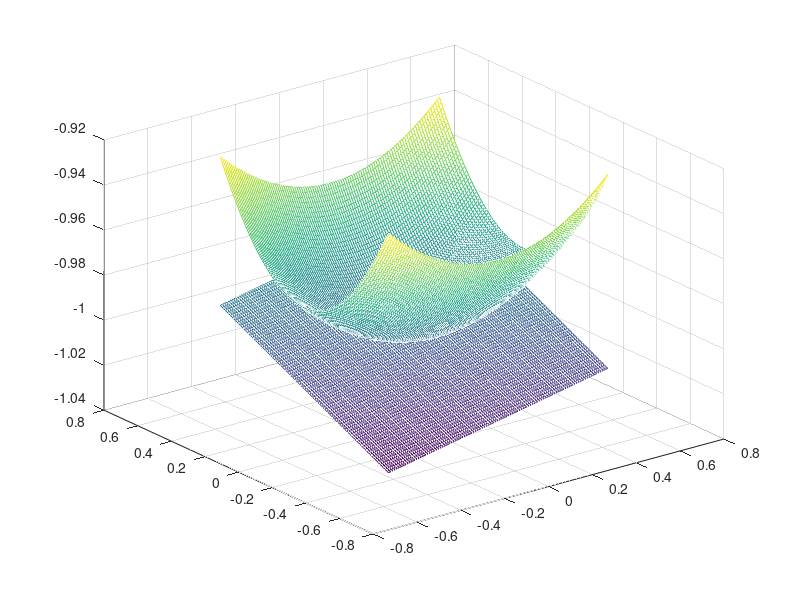

Write the MATLAB code that produced this figure.
clear all
close all

z=@(x)(x(1)^2)/10+(x(2)^2)/5-1;
A=[0 0 1
   0 0.1 1
   0.1 0 1
   0.1 0.1 1
   0 0.2 1
   0.1 0.2 1
   0.2 0.2 1
   0.2 0.1 1
   0.2 0 1];
[m,n]=size(A);
b=ones(m,1);;
for i=1:m
    b(i)=z(A(i,1:2));
end

if rank(A)==n
    disp('full rank matrix')
 
else
    disp('not full rank matrix')
    return;
end
clear i
%(a)
x_a=(A'*A)\(A'*b);

%(b)
L=chol(A'*A);
y=L'\(A'*b);
x_b=L\y;
re_b_2=norm(x_b-x_a)/norm(x_a);
re_b_inf=norm(x_b-x_a,'inf')/norm(x_a,'inf');
clear L y

%(c)
[Q,R]=qr(A);
R_t=R(1:n,:);
Q_t=Q(:,1:n);

x_c=R_t\(Q_t'*b);
re_c_2=norm(x_c-x_a)/norm(x_a);
re_c_inf=norm(x_c-x_a,'inf')/norm(x_a,'inf');
clear Q R R_t Q_t
%(d)
[U,S,V] = svd(A);
E=zeros(n,m);
E(:,1:n)=inv(S(1:3,:));
x_d=V*E*U'*b;
re_d_2=norm(x_d-x_a)/norm(x_a);
re_d_inf=norm(x_d-x_a,'inf')/norm(x_a,'inf');
clear U V 
%(e)
A_pinv=pinv(A);
x_e=A_pinv*b;
re_e_2=norm(x_e-x_a)/norm(x_a);
re_e_inf=norm(x_e-x_a,'inf')/norm(x_a,'inf');
clear A_pinv

clear   n m 

[X,Y]=meshgrid(-.5:.01:.5);
Z=(X.^2)/10+(Y.^2)/5-1;
Z_plane=x_a(1).*X+x_a(2).*Y+x_a(3);
mesh(X,Y,Z)
hold
mesh (X,Y,Z_plane)